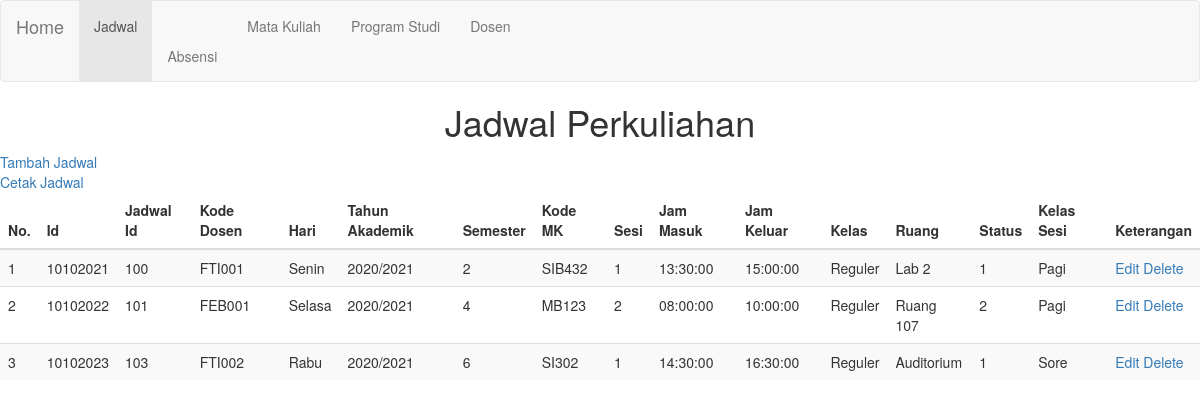
The page /jadwal.php on the database its author committed.
### tables this page shows
CREATE TABLE `tbljadwal` (
  `id` int(11) NOT NULL,
  `jadwalid` int(11) DEFAULT NULL,
  `kodedosen` varchar(10) DEFAULT NULL,
  `hari` varchar(10) DEFAULT NULL,
  `thnakademik` varchar(10) DEFAULT NULL,
  `semester` varchar(5) DEFAULT NULL,
  `kodemk` varchar(15) DEFAULT NULL,
  `sesi` varchar(2) DEFAULT NULL,
  `jammasuk` time DEFAULT NULL,
  `jamkeluar` time DEFAULT NULL,
  `kelas` varchar(10) DEFAULT NULL,
  `ruang` varchar(10) DEFAULT NULL,
  `status` int(10) DEFAULT NULL,
  `kelassesi` varchar(10) DEFAULT NULL
);

### connection.php (called while the page is built)
<?php
class Connection
{
    public function get_connection()
    {
        $host = "localhost";
        $database = "db_absensi";
        $username = "root";
        $password = "";
        $connect = new mysqli($host, $username, $password, $database);
        return $connect;
    }
}

### model.php (called while the page is built, shortened)
<?php
include 'connection.php';
class Model extends Connection
{
    public function __construct()
    {
        $this->conn = $this->get_connection();
    }
public function tampil_datajadwal()
    {
        $sql = "SELECT * FROM tbljadwal";
        $bind = $this->conn->query($sql);
        while ($obj = $bind->fetch_object()) {
            $baris[] =$obj;
        }
        if (!empty($baris)) {
            return $baris;
        }
    }
}

### jadwal.php (the view, shortened to what this page needs)
<?php
include 'model.php';
$model = new Model();
$index = 1;
?>
<!doctype html>
<html lang="en">
<head>
    <link rel="stylesheet" type="text/css" href="https://stackpath.bootstrapcdn.com/bootstrap/3.4.1/css/bootstrap.min.css">
</head>
<body>
<nav class="navbar navbar-default">
    <div class="container-fluid">
        <div class="navbar-header">
            <a class="navbar-brand" href="index.php">Home</a>
        </div>
        <div id="navbar" class="navbar-collapse collapse">
            <ul class="nav navbar-nav">
            <li class="active"><a href="jadwal.php">Jadwal<a></li>
                <li><a href="absen.php">Absensi</a></li>
                <li><a href="matkul.php">Mata Kuliah</a></li>
                <li><a href="prodi.php">Program Studi</a></li>
                <li><a href="dosen.php">Dosen</a></li>
            </ul>
        </div>
</nav>
<h1><p style="text-align:center">Jadwal Perkuliahan</h1></p>
        <a href="createjadwal.php">Tambah Jadwal</a>
        <br>
        <a href="printjadwal.php" target="_blank">Cetak Jadwal</a>
        <br>
        <table border ="1">
            <thead>
                <tr>
                <div class="container-fluid">
        <table class="table table-striped">
            <thead>
                <tr>
                    <th>No.</th>
                    <th>Id</th>
                    <th>Jadwal Id</th>
                    <th>Kode Dosen</th>
                    <th>Hari</th>
                    <th>Tahun Akademik</th>
                    <th>Semester</th>
                    <th>Kode MK</th>
                    <th>Sesi</th>
                    <th>Jam Masuk</th>
                    <th>Jam Keluar</th>
                    <th>Kelas</th>
                    <th>Ruang</th>
                    <th>Status</th>
                    <th>Kelas Sesi</th>
                    <th>Keterangan</th>
                </tr>
            </thead>
            <tbody>
                <?php
                $result = $model->tampil_datajadwal();
                if (!empty($result)) {
                    foreach ($result as $data) : ?>
                        <tr>
                            <td><?= $index++ ?></td>
                            <td><?= $data->id ?></td>
                            <td><?= $data->jadwalid ?></td>
                            <td><?= $data->kodedosen ?></td>
                            <td><?= $data->hari ?></td>
                            <td><?= $data->thnakademik ?></td>
                            <td><?= $data->semester ?></td>
                            <td><?= $data->kodemk ?></td>
                            <td><?= $data->sesi ?></td>
                            <td><?= $data->jammasuk ?></td>
                            <td><?= $data->jamkeluar ?></td>
                            <td><?= $data->kelas ?></td>
                            <td><?= $data->ruang ?></td>
                            <td><?= $data->sesi ?></td>
                            <td><?= $data->kelassesi ?></td>
                            <td>
                                <a name="edit" id="edit" href="editjadwal.php?id=<?= $data->id ?>">Edit</a>
                                <a name="hapus" id="hapus" href="proses.php?id=<?= $data->id ?>">Delete</a>
                            </td>
                        </tr>
                    <?php endforeach;
                } else { ?>
                    <tr>
                    <td colspan="16">Belum Ada Rekap Jadwal Perkuliahan</td>
                    </tr>
                <?php } ?>
            </tbody>
        </table>
    </div>
</body>
</html>

### rows shown on the page
tbljadwal: id "10102021", jadwalid "100", kodedosen "FTI001", hari "Senin", thnakademik "2020/2021", semester "2", kodemk "SIB432", sesi "1", jammasuk "13:30:00", jamkeluar "15:00:00", kelas "Reguler", ruang "Lab 2", kelassesi "Pagi"
tbljadwal: id "10102022", jadwalid "101", kodedosen "FEB001", hari "Selasa", thnakademik "2020/2021", semester "4", kodemk "MB123", sesi "2", jammasuk "08:00:00", jamkeluar "10:00:00", kelas "Reguler", ruang "Ruang 107", kelassesi "Pagi"
tbljadwal: id "10102023", jadwalid "103", kodedosen "FTI002", hari "Rabu", thnakademik "2020/2021", semester "6", kodemk "SI302", sesi "1", jammasuk "14:30:00", jamkeluar "16:30:00", kelas "Reguler", ruang "Auditorium", kelassesi "Sore"
